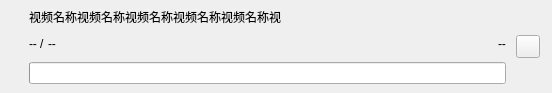
<?xml version="1.0" encoding="UTF-8"?>
<ui version="4.0">
 <class>widget</class>
 <widget class="QWidget" name="widget">
  <property name="enabled">
   <bool>true</bool>
  </property>
  <property name="geometry">
   <rect>
    <x>0</x>
    <y>0</y>
    <width>552</width>
    <height>93</height>
   </rect>
  </property>
  <property name="windowTitle">
   <string>Form</string>
  </property>
  <property name="class" stdset="0">
   <string>video-item</string>
  </property>
  <layout class="QHBoxLayout" name="horizontalLayout_2">
   <property name="spacing">
    <number>0</number>
   </property>
   <property name="leftMargin">
    <number>12</number>
   </property>
   <property name="topMargin">
    <number>8</number>
   </property>
   <property name="rightMargin">
    <number>12</number>
   </property>
   <property name="bottomMargin">
    <number>8</number>
   </property>
   <item>
    <layout class="QHBoxLayout" name="horizontalLayout">
     <property name="spacing">
      <number>10</number>
     </property>
     <property name="bottomMargin">
      <number>0</number>
     </property>
     <item>
      <widget class="QLabel" name="icon">
       <property name="text">
        <string/>
       </property>
       <property name="class" stdset="0">
        <string>icon</string>
       </property>
      </widget>
     </item>
     <item>
      <layout class="QVBoxLayout" name="verticalLayout">
       <property name="spacing">
        <number>8</number>
       </property>
       <item>
        <widget class="QLabel" name="videoName">
         <property name="enabled">
          <bool>true</bool>
         </property>
         <property name="sizePolicy">
          <sizepolicy hsizetype="Preferred" vsizetype="Fixed">
           <horstretch>0</horstretch>
           <verstretch>0</verstretch>
          </sizepolicy>
         </property>
         <property name="text">
          <string>视频名称视频名称视频名称视频名称视频名称视</string>
         </property>
         <property name="alignment">
          <set>Qt::AlignLeading|Qt::AlignLeft|Qt::AlignVCenter</set>
         </property>
         <property name="class" stdset="0">
          <string>video-name</string>
         </property>
        </widget>
       </item>
       <item>
        <layout class="QHBoxLayout" name="horizontalLayout_3">
         <property name="spacing">
          <number>3</number>
         </property>
         <item>
          <widget class="QLabel" name="downloaded">
           <property name="text">
            <string>--</string>
           </property>
           <property name="class" stdset="0">
            <string>size-info</string>
           </property>
          </widget>
         </item>
         <item>
          <widget class="QLabel" name="label">
           <property name="text">
            <string>/</string>
           </property>
           <property name="class" stdset="0">
            <string>size-info</string>
           </property>
          </widget>
         </item>
         <item>
          <widget class="QLabel" name="total">
           <property name="text">
            <string>--</string>
           </property>
           <property name="class" stdset="0">
            <string>size-info</string>
           </property>
          </widget>
         </item>
         <item>
          <spacer name="horizontalSpacer">
           <property name="orientation">
            <enum>Qt::Horizontal</enum>
           </property>
           <property name="sizeHint" stdset="0">
            <size>
             <width>40</width>
             <height>20</height>
            </size>
           </property>
          </spacer>
         </item>
         <item>
          <widget class="QLabel" name="hint">
           <property name="sizePolicy">
            <sizepolicy hsizetype="Preferred" vsizetype="Fixed">
             <horstretch>0</horstretch>
             <verstretch>0</verstretch>
            </sizepolicy>
           </property>
           <property name="text">
            <string>--</string>
           </property>
           <property name="class" stdset="0">
            <string>size-info</string>
           </property>
          </widget>
         </item>
        </layout>
       </item>
       <item>
        <widget class="QProgressBar" name="progressBar">
         <property name="enabled">
          <bool>true</bool>
         </property>
         <property name="value">
          <number>0</number>
         </property>
         <property name="textVisible">
          <bool>false</bool>
         </property>
         <property name="class" stdset="0">
          <string>progress-bar</string>
         </property>
        </widget>
       </item>
      </layout>
     </item>
     <item>
      <widget class="QToolButton" name="toggle">
       <property name="cursor">
        <cursorShape>PointingHandCursor</cursorShape>
       </property>
       <property name="text">
        <string/>
       </property>
       <property name="class" stdset="0">
        <string>toggle</string>
       </property>
      </widget>
     </item>
    </layout>
   </item>
  </layout>
 </widget>
 <resources/>
 <connections/>
</ui>
